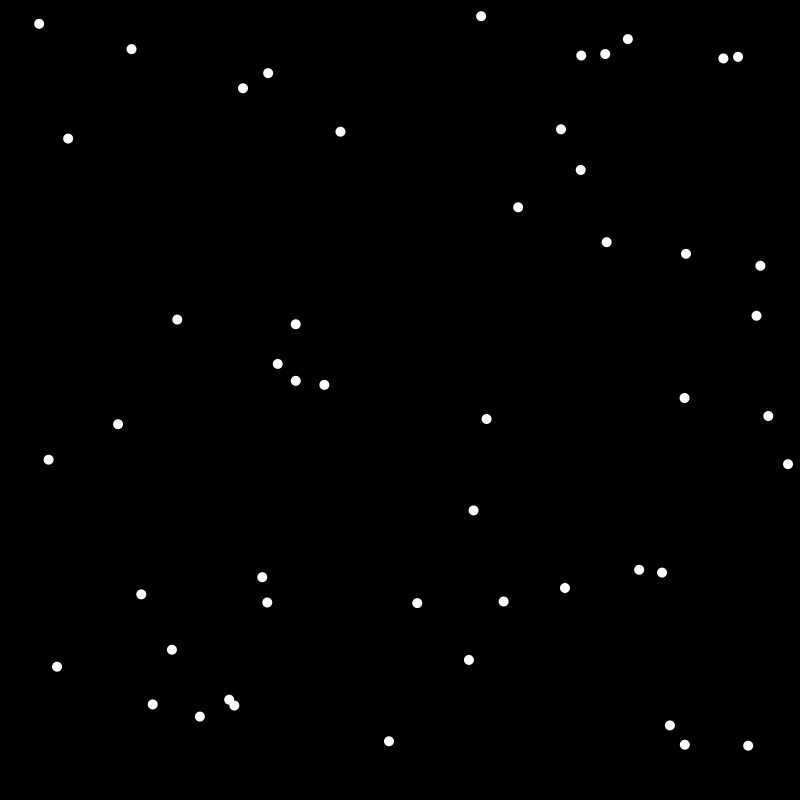
Frame 1 (no input)
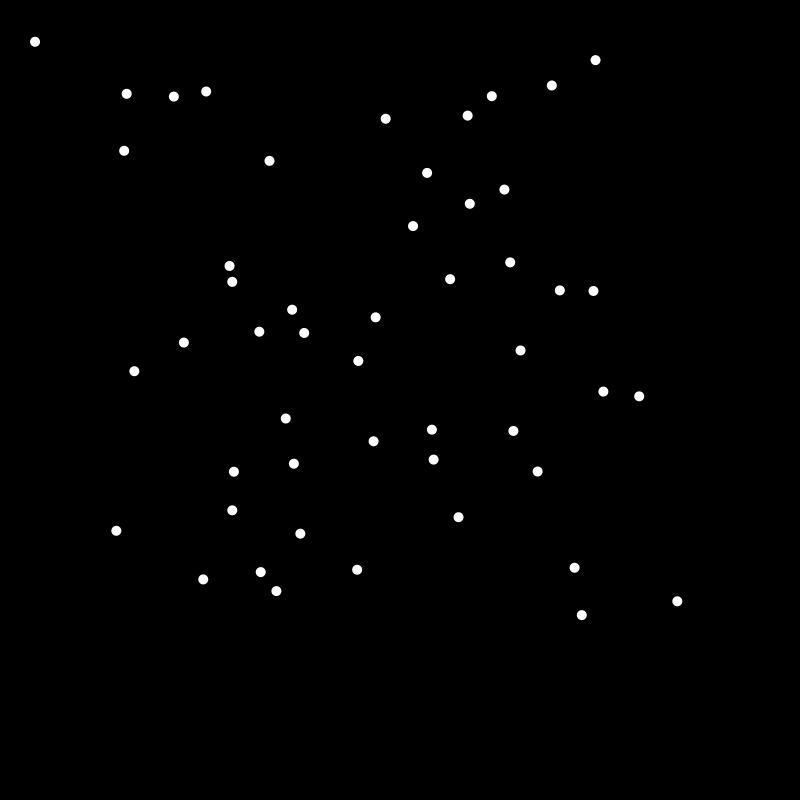
Frame 60 (the mouse pressed at the canvas centre just before this capture)
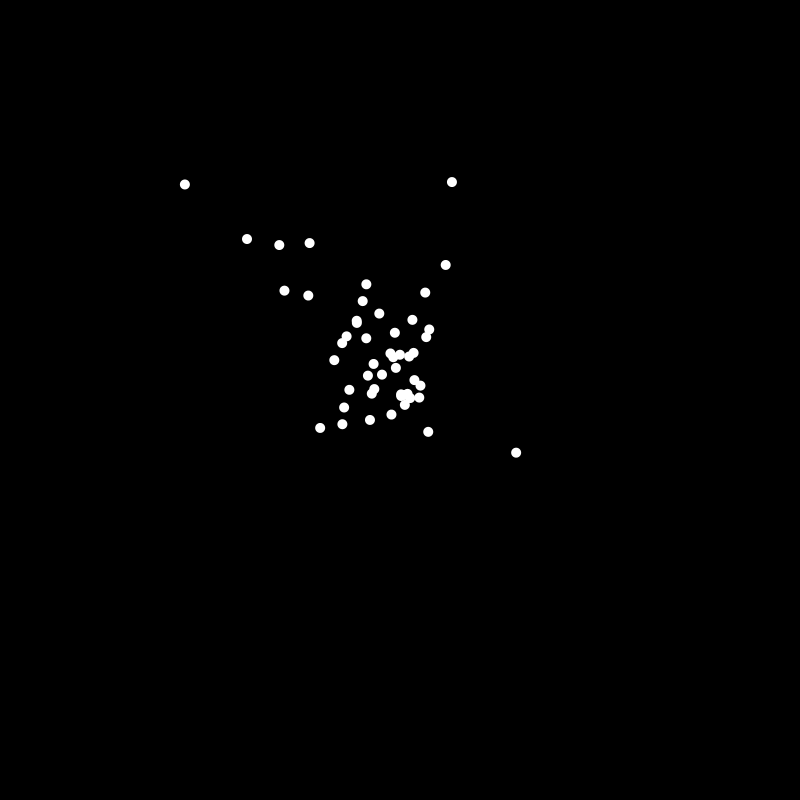
Frame 120 (the mouse held since frame 60 and released just before this capture)

The Processing sketch that drew these frames (run headless with seeded random() and noise(); from frame 60 on, the mouse is pressed at the canvas centre):

// Processing sketch: separationExample
// ── separationExample.pde
ParticleSystem particles;

void setup() {
  size(800, 800);
  noStroke();
  ellipseMode(RADIUS);

  particles = new ParticleSystem();
}

void draw() {
  background(0);
  particles.update();
  particles.separate();
  particles.cohesion();
  particles.show();
}

void mouseDragged() {
  particles.addParticle(new PVector(mouseX, mouseY));
}

// ── Particle.pde
class Particle {

  PVector position;
  PVector velocity;
  PVector acceleration;

  float   size     = 5;
  float   maxSpeed = 4;
  float   maxForce = 0.1;

  Particle() {
    this.position     = new PVector(random(width), random(height));
    this.velocity     = new PVector(random(-1, 1), random(-1, 1));
    this.acceleration = new PVector();
  }

  Particle(PVector position) {
    this.position     = new PVector(position.x, position.y);
    this.velocity     = new PVector(random(-1, 1), random(-1, 1));
    this.acceleration = new PVector();
  }

  void update() {
    velocity.add(acceleration);
    velocity.limit(maxSpeed);
    position.add(velocity);
    acceleration.mult(0);
  }

  void bounce() {
    if (position.x > width - 25) {
      acceleration.add(inWallSteering(new PVector(-maxSpeed, velocity.y)));
    }
    if (position.x < 25) {
      acceleration.add(inWallSteering(new PVector(maxSpeed, velocity.y)));
    }
    if (position.y > height - 25) {
      acceleration.add(inWallSteering(new PVector(velocity.x, -maxSpeed)));
    }
    if (position.y < 25) {
      acceleration.add(inWallSteering(new PVector(velocity.x, maxSpeed)));
    }
  }

  void seek(PVector target) {
    PVector desired = PVector.sub(target, position);
    desired.normalize();
    desired.mult(maxSpeed);

    PVector steer   = PVector.sub(desired, velocity);
    steer.limit(maxForce);
    acceleration.add(steer);
  }

  void show() {
    fill(255);
    circle(position.x, position.y, size);
  }

  void applyForce(PVector force) {
    acceleration.add(force);
  }

  PVector inWallSteering(PVector desired) {
    PVector steer   = PVector.sub(desired, velocity);
    steer.limit(maxForce);
    return steer;
  }
}

// ── ParticleSystem.pde
int INITIAL = 50;

class ParticleSystem {

  float separateForce = 1.5;
  float cohesionForce = 1;

  ArrayList<Particle> particles = new ArrayList<Particle>();

  ParticleSystem() {
    for (int i = 0; i < INITIAL; i++) {
      particles.add(new Particle());
    }
  }

  void update() {
    for (Particle particle : particles) {
      particle.update();
      particle.bounce();
      particle.seek(new PVector(mouseX, mouseY));
    }
  }

  void show() {
    for (Particle particle : particles) {
      particle.show();
    }
  }

  void separate() {
    PVector separate        = new PVector();
    PVector sum             = new PVector();
    float desiredSeparation = 30;
    int count               = 0;

    for (int i = 0; i < particles.size()-1; i++) {
      for (int k = i+1; k < particles.size(); k++) {
        float d = PVector.dist(particles.get(i).position, particles.get(k).position);

        // Find out which particle is about to collide to and sum that up
        if (d < desiredSeparation) {
          PVector diff = PVector.sub(particles.get(i).position, particles.get(k).position);
          sum.add(Normalize(diff, d));
          count++;
        }
      }
      if (count > 0) {
        separate = average(sum, count, particles.get(i));
      }
      separate.mult(separateForce);
      particles.get(i).applyForce(separate);

      // Reset the value
      separate.mult(0);
      sum.mult(0);
      count = 0;
    }
  }

  // The cohesion function is similar to separation function but with few change
  void cohesion() {
    PVector cohesion        = new PVector();
    PVector sum             = new PVector();
    // This desiredCohesion number larger, the less dense the population, grouping become
    float desiredCohesion   = 500;
    int count               = 0;

    for (int i = 0; i < particles.size()-1; i++) {
      for (int k = i+1; k < particles.size(); k++) {
        float d = PVector.dist(particles.get(i).position, particles.get(k).position);

        // Find out which particle is about to collide to and sum that up
        if (d > desiredCohesion) {
          // Alternative the position of other.position and position to achieve cohesion and separation
          PVector diff = PVector.sub(particles.get(k).position, particles.get(i).position);
          sum.add(Normalize(diff, d));
          count++;
        }
      }
      if (count > 0) {
        cohesion = average(sum, count, particles.get(i));
      }
      cohesion.mult(cohesionForce);
      particles.get(i).applyForce(cohesion);

      // Reset the value
      cohesion.mult(0);
      sum.mult(0);
      count = 0;
    }
  }

  PVector Normalize(PVector diff, float distance) {
    diff.normalize();
    diff.div(distance);
    return diff;
  }

  // Calculate the average steering
  PVector average(PVector sum, int count, Particle particle) {
    sum.div(count);
    sum.normalize();
    sum.mult(particle.maxSpeed);
    PVector average = PVector.sub(sum, particle.velocity);
    average.limit(particle.maxForce);
    return average;
  }

  void addParticle(PVector mouse) {
    particles.add(new Particle(mouse));
  }
}
